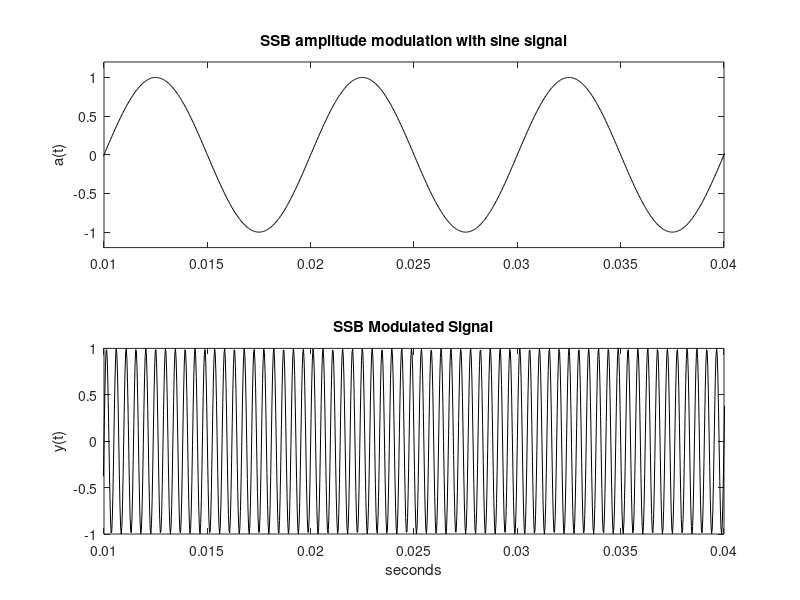

MATLAB code for this plot:
clc; clear; close all;
fa = 100; wa = 2*pi*fa;
fc = 2000; wc = 2*pi*fc; 
fs = 16*2048;
tiv = 1/fs; 
t = 0:tiv:(0.05-tiv); 

A = sin(wa*t);

gA = hilbert(A);

C = cos(wc*t);
gC = hilbert(C);

gSSB = gA .* gC;
y = real(gSSB);
subplot(2,1,1);
plot(t, A, 'k');
axis([0.01 0.04 -1.2 1.2]);
ylabel('a(t)');
title('SSB amplitude modulation with sine signal');

subplot(2,1,2);
plot(t, y, 'k');
axis([0.01 0.04 -1 1]);
xlabel('seconds'); ylabel('y(t)');
title('SSB Modulated Signal');
